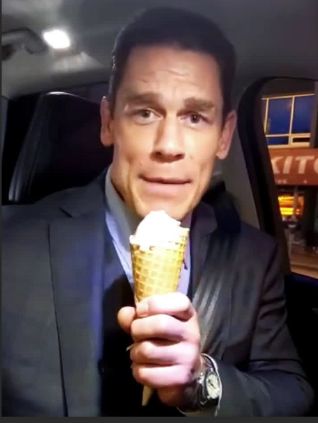
#> input picture image.png, 318 x 423 px, found by its file name
$ python segmentation_by_threshold_Using_skimagefilters_module.py
#> lines starting #> are read from the running program, lines starting #| are printed output that depends on the picture; after the words box and inside, x2 and y2 are one past the last pixel; in counts of white or black regions, pixels touching at a corner belong together
# Segmentation by Thresholding  Using skimage.filters module
from skimage import filters
from skimage.color import rgb2gray
import matplotlib.pyplot as plt
from PIL import Image
import numpy as np

image = Image.open("image.png").convert("RGB")
image_array = np.array(image)
gray_image = rgb2gray(image)
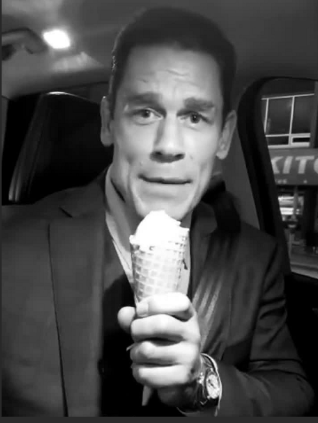
#> gray_image: shape (423, 318) float64; min 0, max 1, mean 0.288

plt.figure(figsize=(15,15))
threshold = filters.threshold_otsu(gray_image)
#> threshold = 0.451

binarized_image = (gray_image > threshold)*1
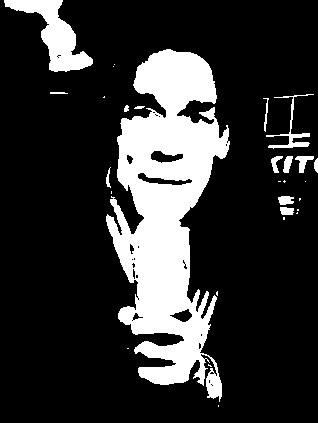
#> binarized_image: shape (423, 318) int64; values 0 (black) and 1 (white), 19.8% white; 29 white regions (15 under 20 px), largest, box (x1, y1, x2, y2) and area: (106, 49, 230, 402) 22936, (4, 0, 93, 72) 2381, (266, 94, 314, 149) 431
plt.subplot(2,2,1)
plt.title("Threshold: >"+str(threshold))
plt.imshow(binarized_image, cmap = "gray")

threshold = filters.threshold_niblack(gray_image)
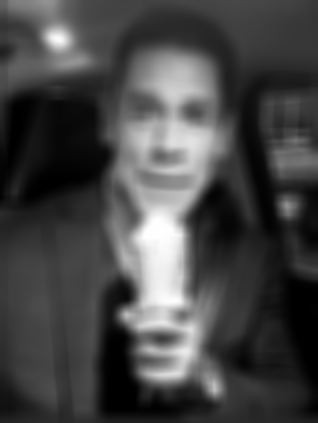
#> threshold: shape (423, 318) float64; min -0.00162, max 1, mean 0.274; drawn with min black and max white

# Niblack Thresholding
binarized_image = (gray_image > threshold)*1
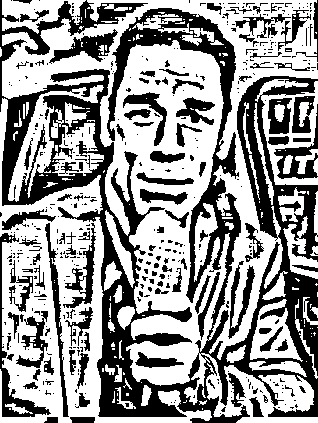
#> binarized_image: shape (423, 318) int64; values 0 (black) and 1 (white), 59.1% white; 445 black regions (338 under 20 px), largest, box (x1, y1, x2, y2) and area: (0, 0, 318, 423) 36081, (0, 233, 51, 417) 1211, (274, 104, 318, 179) 905
plt.subplot(2,2,2)
plt.title("Niblack Thresholding")
plt.imshow(binarized_image, cmap = "gray")

# Sauvola Thresholding
threshold = filters.threshold_sauvola(gray_image)
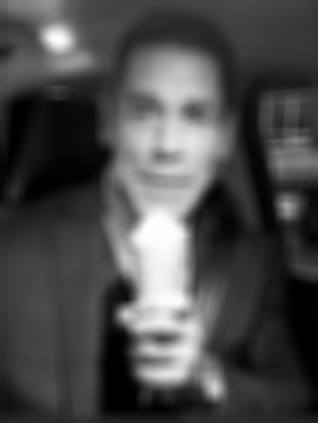
#> threshold: shape (423, 318) float64; min -2.59e-14, max 0.805, mean 0.236; drawn with min black and max white
plt.subplot(2,2,3)
plt.title("Sauvola Thresholding")
plt.imshow(threshold, cmap = "gray")

# Sauvola Thresholding - Converting to 0's and 1's
binarized_image = (gray_image > threshold)*1
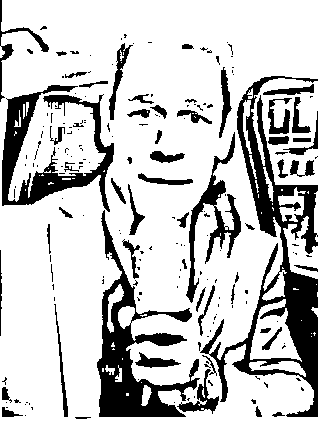
#> binarized_image: shape (423, 318) int64; values 0 (black) and 1 (white), 77.5% white; 196 black regions (139 under 20 px), largest, box (x1, y1, x2, y2) and area: (200, 76, 318, 417) 9493, (97, 210, 200, 417) 6108, (2, 85, 114, 212) 4579
plt.subplot(2,2,4)
plt.title("Sauvola Thresholding - Converting to 0's and 1's")
plt.imshow(binarized_image, cmap = "gray")
